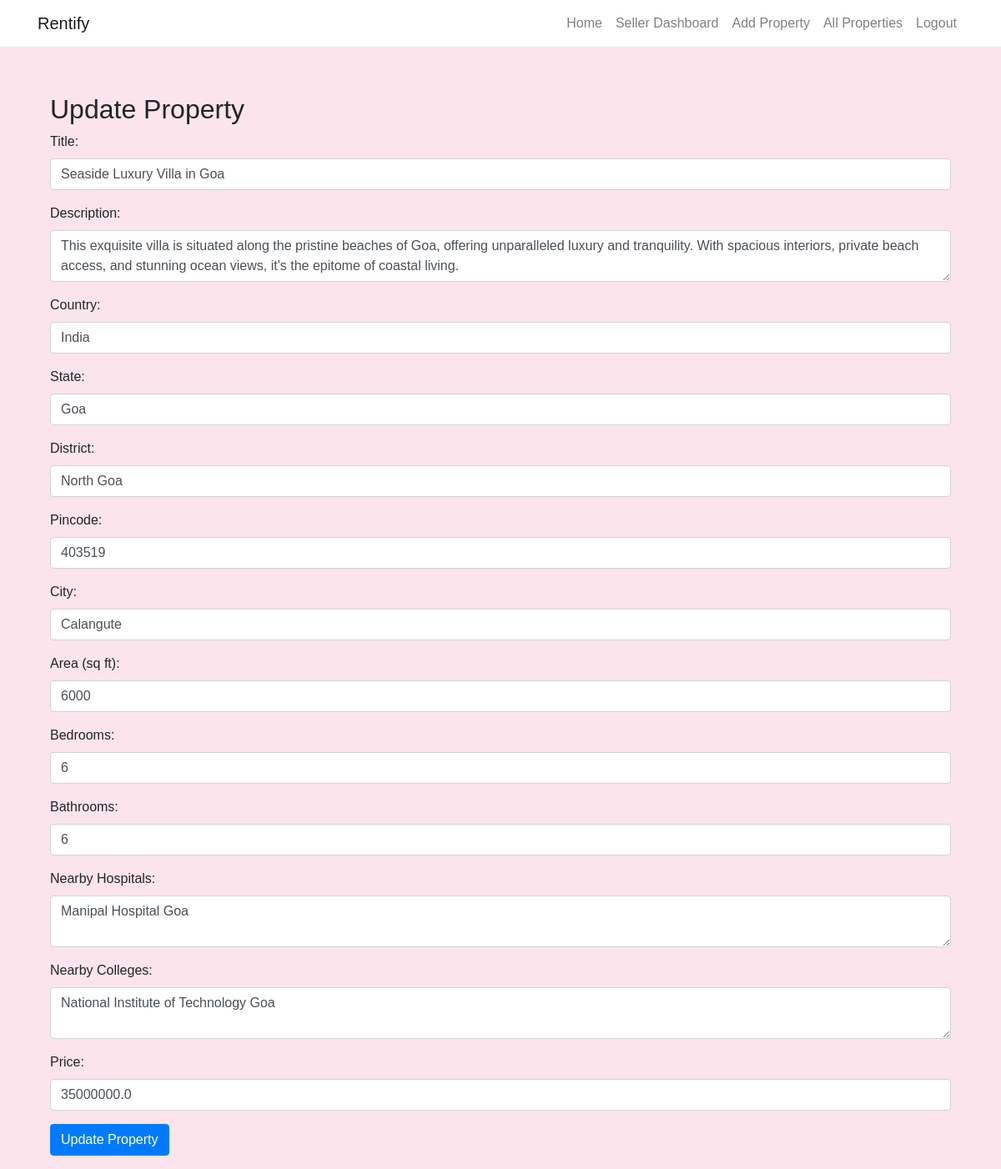
Screenshot of /update_property/1/ (signed in) with the database file from the repository.
### rentals/models.py (models this page shows, shortened)
class Property(models.Model):
    owner = models.ForeignKey(User, on_delete=models.CASCADE)
    title = models.CharField(max_length=255)
    description = models.TextField()
    country = models.CharField(max_length=100,default="Your Default Country")
    state = models.CharField(max_length=100,default="Your Default State")
    district = models.CharField(max_length=100,default="Your Default District")
    pincode = models.CharField(max_length=10,default="Your Default Pincode")
    city = models.CharField(max_length=255,default="Your Default City")
    area = models.CharField(max_length=255,default="Your Default Area")
    bedrooms = models.IntegerField()
    bathrooms = models.IntegerField()
    nearby_hospitals = models.TextField()
    nearby_colleges = models.TextField()
    created_at = models.DateTimeField(auto_now_add=True)
    updated_at = models.DateTimeField(auto_now=True)
    price = models.FloatField(default=0)

### rentals/views.py (the view, shortened to what this page needs)
# urls.py: path('update_property/<int:property_id>/', views.update_property, name='update_property'),
@login_required
def update_property(request, property_id):
    property = get_object_or_404(Property, id=property_id, owner=request.user)
    return render(request, 'seller/update_property.html', {'property': property})

### templates/seller/update_property.html (shortened to what this page needs)
{% extends 'navbar.html'%}
{% block body %}
<div class="container my-2 py-2">
  <h2>Update Property</h2>
  <form method="post">
    <div class="form-group">
      <label for="title">Title:</label>
      <input
        type="text"
        class="form-control"
        id="title"
        name="title"
        value="{{ property.title }}"
        required
      />
    </div>
    <div class="form-group">
      <label for="description">Description:</label>
      <textarea
        class="form-control"
        id="description"
        name="description"
        required
      >
{{ property.description }}</textarea
      >
    </div>
    <div class="form-group">
      <label for="country">Country:</label>
      <input
        type="text"
        class="form-control"
        id="country"
        name="country"
        value="{{ property.country }}"
        required
      />
    </div>
    <div class="form-group">
      <label for="state">State:</label>
      <input
        type="text"
        class="form-control"
        id="state"
        name="state"
        value="{{ property.state }}"
        required
      />
    </div>
    <div class="form-group">
      <label for="district">District:</label>
      <input
        type="text"
        class="form-control"
        id="district"
        name="district"
        value="{{ property.district }}"
        required
      />
    </div>
    <div class="form-group">
      <label for="pincode">Pincode:</label>
      <input
        type="text"
        class="form-control"
        id="pincode"
        name="pincode"
        value="{{ property.pincode }}"
        required
      />
    </div>
    <div class="form-group">
      <label for="city">City:</label>
      <input
        type="text"
        class="form-control"
        id="city"
        name="city"
        value="{{ property.city }}"
        required
      />
    </div>
    <div class="form-group">
      <label for="area">Area (sq ft):</label>
      <input
        type="number"
        class="form-control"
        id="area"
        name="area"
        value="{{ property.area }}"
        required
      />
    </div>
    <div class="form-group">
      <label for="bedrooms">Bedrooms:</label>
      <input
        type="number"
        class="form-control"
        id="bedrooms"
        name="bedrooms"
        value="{{ property.bedrooms }}"
        required
      />
    </div>
    <div class="form-group">
      <label for="bathrooms">Bathrooms:</label>
      <input
        type="number"
        class="form-control"
        id="bathrooms"
        name="bathrooms"
        value="{{ property.bathrooms }}"
        required
      />
    </div>
    <div class="form-group">
      <label for="nearby_hospitals">Nearby Hospitals:</label>
      <textarea
        class="form-control"
        id="nearby_hospitals"
        name="nearby_hospitals"
        required
      >
{{ property.nearby_hospitals }}</textarea
      >
    </div>
    <div class="form-group">
      <label for="nearby_colleges">Nearby Colleges:</label>
      <textarea
        class="form-control"
        id="nearby_colleges"
        name="nearby_colleges"
        required
      >
{{ property.nearby_colleges }}</textarea
      >
    </div>
    <div class="form-group">
      <label for="price">Price:</label>
      <input
        type="number"
        class="form-control"
        id="price"
        name="price"
        value="{{ property.price }}"
        required
      />
    </div>
    <button type="submit" class="btn btn-primary">Update Property</button>
  </form>
</div>
{% endblock %}

### templates/navbar.html (style rules this page uses)
body { background-color: #fce4ec; font-family: Arial, sans-serif; }

### rows the page displays
Property: title "Seaside Luxury Villa in Goa", description "This exquisite villa is situated along the pristine beaches of Goa, offering unparalleled luxury and tranquility. With spacious interiors, private beach access, and stunning ocean views, it's the epitome of coastal living.", country "India", state "Goa", district "North Goa", pincode "403519", city "Calangute", area "6000", bedrooms "6", bathrooms "6", nearby_hospitals "Manipal Hospital Goa", nearby_colleges "National Institute of Technology Goa", price "35000000.0"
